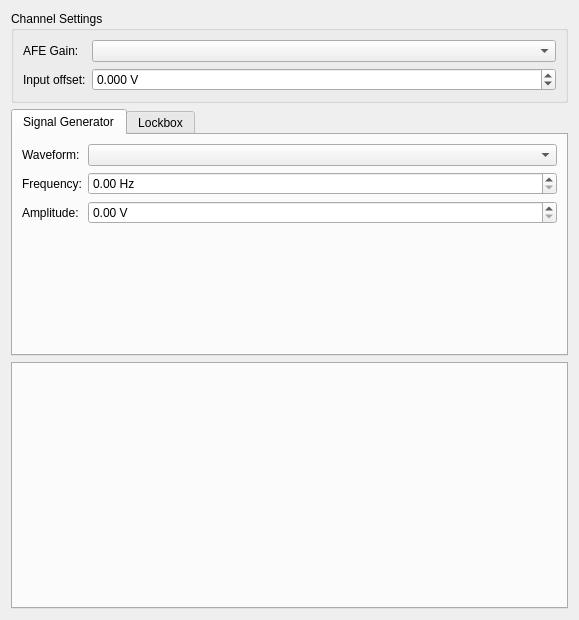
<?xml version="1.0" encoding="UTF-8"?>
<ui version="4.0">
 <class>Form</class>
 <widget class="QWidget" name="Form">
  <property name="geometry"><rect><x>0</x><y>0</y><width>579</width><height>620</height></rect></property>
  <property name="windowTitle"><string>Channel Settings</string></property>
  <layout class="QVBoxLayout" name="verticalLayout_2">
   <item><widget class="QGroupBox" name="groupBox"><property name="title"><string>Channel Settings</string></property><layout class="QFormLayout" name="formLayout">
    <item row="0" column="0"><widget class="QLabel" name="afeGainLabel"><property name="text"><string>AFE Gain:</string></property></widget></item>
    <item row="0" column="1"><widget class="QComboBox" name="afeGainBox"/></item>
    <item row="1" column="0"><widget class="QLabel" name="inputOffsetLabel"><property name="text"><string>Input offset:</string></property></widget></item>
    <item row="1" column="1"><widget class="QDoubleSpinBox" name="inputOffsetBox"><property name="suffix"><string> V</string></property><property name="minimum"><double>-10.0</double></property><property name="maximum"><double>10.0</double></property><property name="singleStep"><double>0.001</double></property><property name="decimals"><number>3</number></property></widget></item>
   </layout></widget></item>
   <item><widget class="QTabWidget" name="DDSTabs"><property name="currentIndex"><number>0</number></property>
    <widget class="QWidget" name="sigGen"><attribute name="title"><string>Signal Generator</string></attribute><layout class="QFormLayout" name="signalGeneratorLayout">
     <item row="0" column="0"><widget class="QLabel" name="fgenWaveformLabel"><property name="text"><string>Waveform:</string></property></widget></item><item row="0" column="1"><widget class="QComboBox" name="fgenWaveformBox"/></item>
     <item row="1" column="0"><widget class="QLabel" name="fgenFreqLabel"><property name="text"><string>Frequency:</string></property></widget></item><item row="1" column="1"><widget class="QDoubleSpinBox" name="fgenFreqBox"><property name="suffix"><string> Hz</string></property><property name="minimum"><double>0.0</double></property><property name="maximum"><double>100000.0</double></property></widget></item>
     <item row="2" column="0"><widget class="QLabel" name="fgenAmpLabel"><property name="text"><string>Amplitude:</string></property></widget></item><item row="2" column="1"><widget class="QDoubleSpinBox" name="fgenAmpBox"><property name="suffix"><string> V</string></property><property name="minimum"><double>0.0</double></property><property name="maximum"><double>10.0</double></property><property name="singleStep"><double>0.01</double></property></widget></item>
    </layout></widget>
    <widget class="QWidget" name="lockbox"><attribute name="title"><string>Lockbox</string></attribute><layout class="QFormLayout" name="lockboxLayout">
     <item row="0" column="0"><widget class="QLabel" name="lockEnableLabel"><property name="text"><string>Enable:</string></property></widget></item><item row="0" column="1"><widget class="QCheckBox" name="LockBoxEnableCheckBox"><property name="checked"><bool>false</bool></property></widget></item>
     <item row="1" column="0"><widget class="QLabel" name="lockpointLabel"><property name="text"><string>Lockpoint:</string></property></widget></item><item row="1" column="1"><widget class="QDoubleSpinBox" name="lockpointBox"><property name="suffix"><string> V</string></property><property name="minimum"><double>-10.0</double></property><property name="maximum"><double>10.0</double></property><property name="singleStep"><double>0.001</double></property><property name="decimals"><number>3</number></property></widget></item>
     <item row="2" column="0"><widget class="QLabel" name="lockstateLabel"><property name="text"><string>Requested state:</string></property></widget></item><item row="2" column="1"><widget class="QComboBox" name="lockstateBox"/></item>
    </layout></widget>
   </widget></item>
   <item><widget class="QTabWidget" name="IIRTabs"><property name="currentIndex"><number>-1</number></property></widget></item>
  </layout>
 </widget>
 <resources/><connections/>
</ui>
